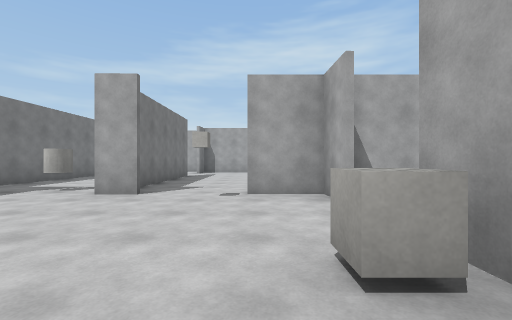
[1] (above)

21 first-person views from a walk through a 3-D level made in the Unity game engine. The camera is 1.3 m above the floor, looks level and sees 90° across. The floor is counted in squares, 2 m on a side. Each view is taken from the middle of a square. On the plan, view 1 faces up. The plan holds only what a view shows up to about 9 squares ahead; the rest is blank. The player character is not drawn. Surface patterns are stand-ins for the level's own textures.

[2]
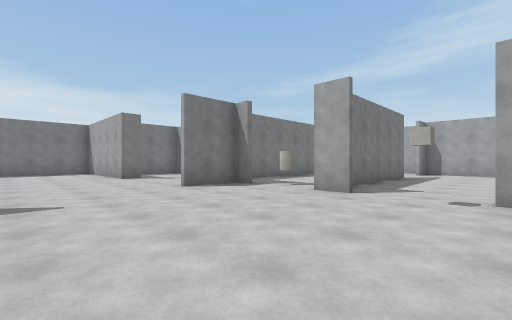

[3]
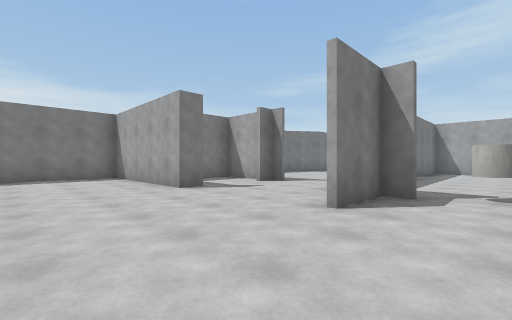

[4]
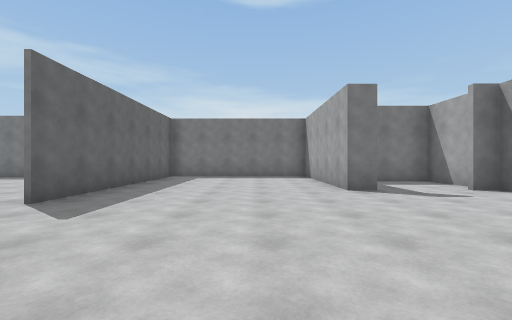

[5]
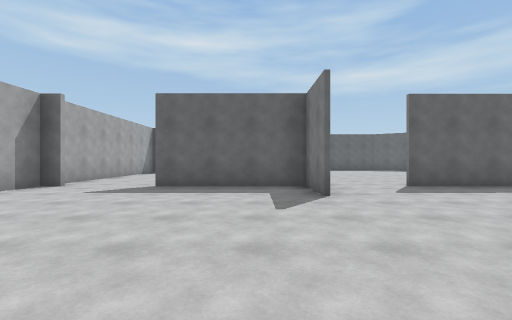

[6]
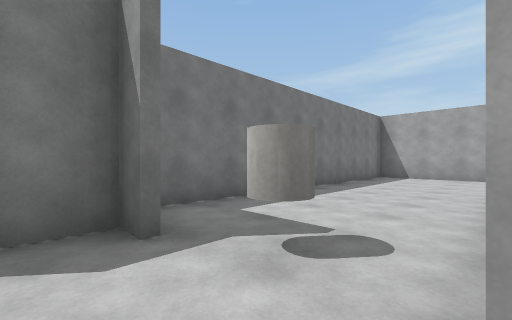

[7]
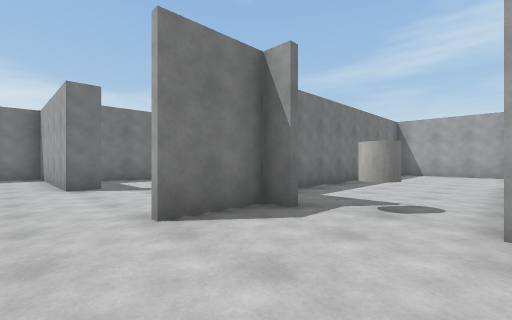

[8]
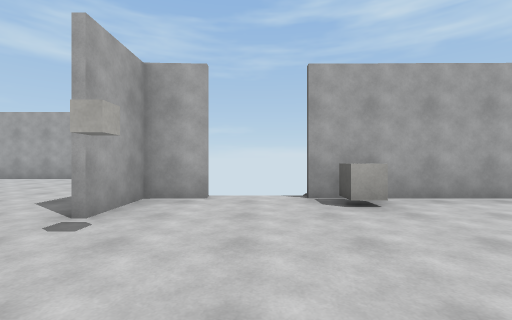

[9]
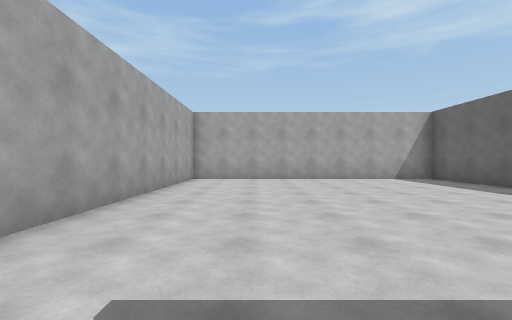

[10]
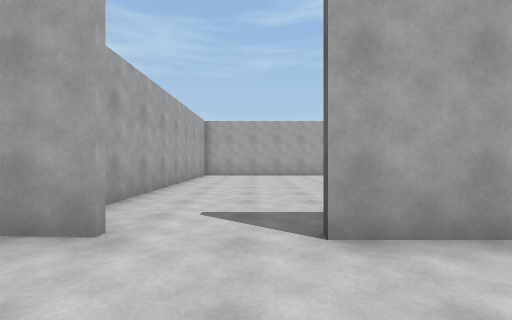

[11]
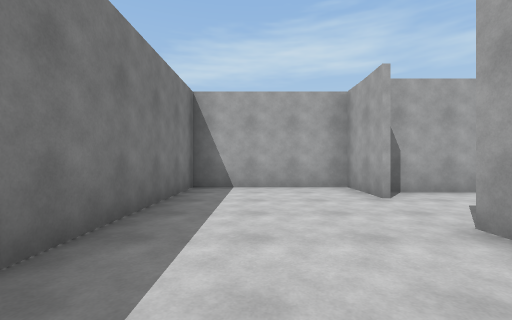

[12]
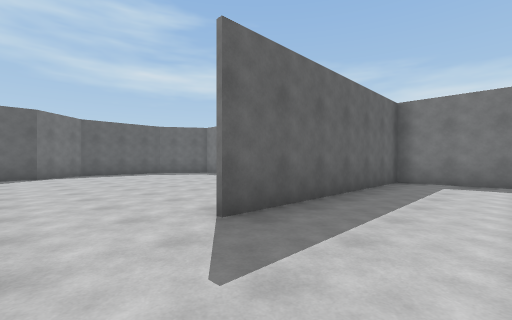

[13]
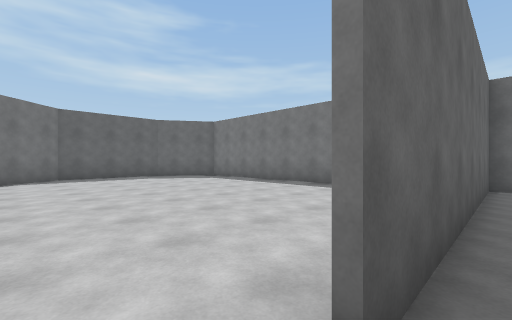

[14]
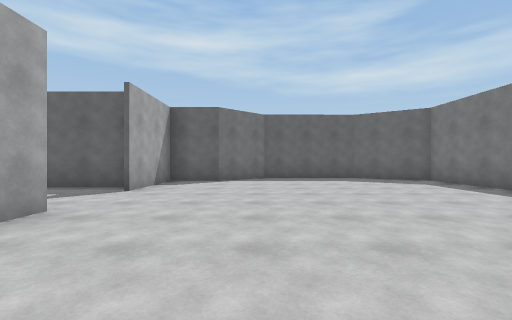

[15]
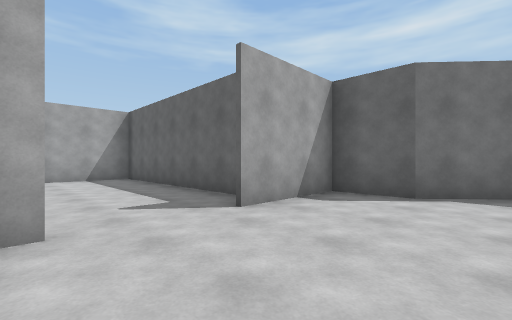

[16]
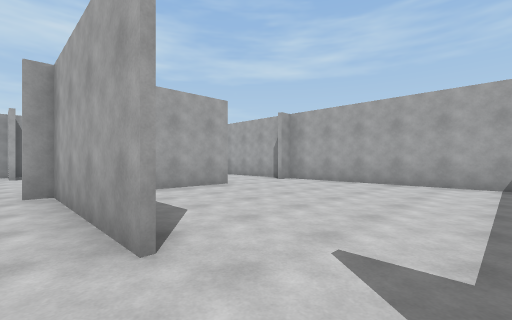

[17]
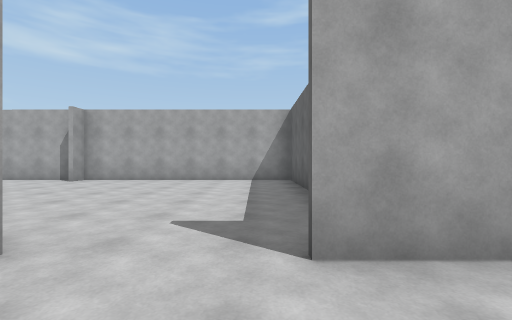

[18]
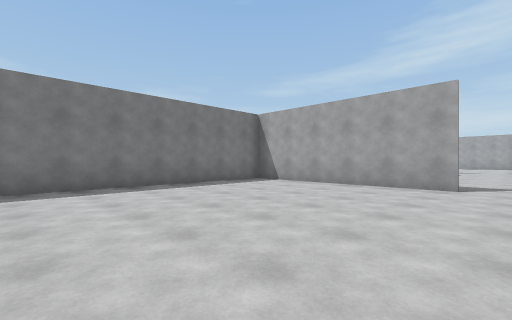

[19]
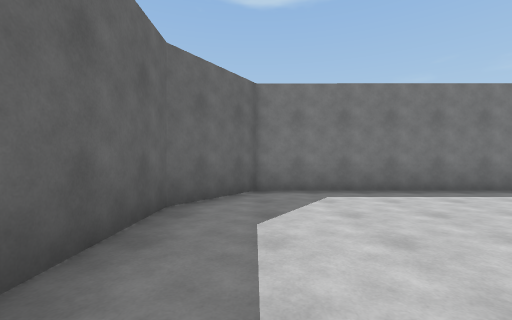

[20]
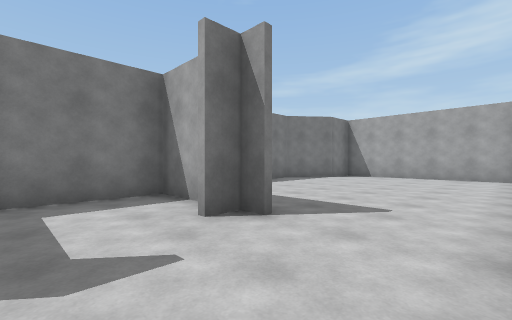

[21]
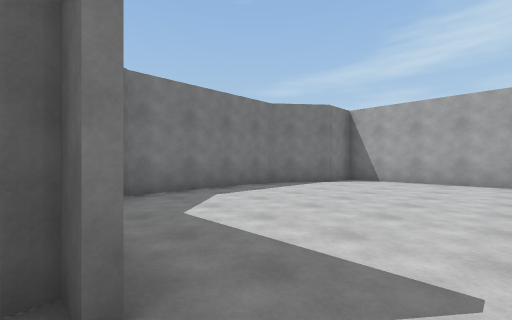

### Floor plan
Points are (right, up) in squares from view 1. A wall is a line through its corners. A room is listed if a view was taken in it or the views show most of it. See-through windows are left out.
Room 1 (views 1, 2, 3, 4, 5, 6, 7, 8, 10, 11, 12, 13, 20, 21)
walls: (-5.1, 4.9) (-5.7, 4.9) (-5.7, 3.1); (-2.2, 4.9) (-3.1, 4.9); (-5.1, -0.6) (-5.1, -2.4); (-9.5, 3.6) (-9.5, 3) (-14.1, 3) (-14.1, -2.3) (-7.7, -2.3); (-9, 6.2) (-9.5, 6.2) (-9.5, 5.6); (-5.1, -2.3) (-1.5, -2.3); (-10.1, 6.2) (-11.7, 6.2) (-11.7, 4); (-2.9, 8.9) (-2.9, 10.5); (1.3, 3.8) (1.3, 4.9) (-0.2, 4.9); (0.8, -2.3) (1.4, -2.3); (3.1, 4.9) (1.9, 4.9); (1.3, -2.6) (1.3, 0.4); (-2.9, 12.2) (-2.9, 14.1) (-6.5, 14.1) (-6.5, 5.5)
ways out: opening at (-3, 11.5) to room 2; opening at (-1.5, 5) to room 2; opening at (-6.5, -2) to room 3; opening at (-0.5, -2) to room 4; opening at (-8.5, 6) to room 5
objects: other object (-4, 6); other object (1, 1) to (1, 2)
Room 2 (view 9)
walls: (-2.8, 9.9) (-2.8, 6.1); (2.9, 5) (5.7, 5) (5.7, 13.1) (-2.4, 13.1)
ways out: opening at (-3, 11.5) to room 1; opening at (-1.5, 5) to room 1
Room 3 (views 14, 15, 16, 17, 18, 19)
walls: (-5.3, -6.4) (-5.3, -2.4); (-7.7, -2.4) (-13.5, -2.4) (-13.5, -11) (-11.6, -12.2) (-8.3, -12.2) (-6.9, -10.9) (-5.3, -10.9) (-5.3, -8.2); (-5.1, -2.4) (-5.9, -2.4)
ways out: opening at (-6.5, -2) to room 1; opening at (-5, -7.5) to room 4
Room 4 (no view inside)
walls: (-1.5, -2.4) (-3.6, -2.4); (-4.9, -9.1) (1.3, -9.1) (1.3, -2.6); (1.3, -2.4) (0.8, -2.4)
ways out: opening at (-0.5, -2) to room 1; opening at (-5, -7.5) to room 3
Room 5 (no view inside)
walls: (-7, 14.1) (-11.7, 14.1) (-11.7, 13) (-12.9, 11.5) (-12.9, 7.6)
ways out: opening at (-8.5, 6) to room 1

Positions as (right, up) in squares from view 1, and headings:
1: (0, 0), facing up
2: (0, 0), facing up-left
3: (-4, 0), facing up-left
4: (-4, 1), facing left
5: (-4, 4), facing down
6: (-3, 4), facing up-left
7: (-3, 2), facing up-left
8: (-3, 3), facing right
9: (-3, 11), facing right
10: (-5, 11), facing right
11: (-5, 8), facing up
12: (-6, 0), facing down-left
13: (-7, -2), facing down-left
14: (-8, -3), facing down
15: (-8, -6), facing down-right
16: (-6, -8), facing up-right
17: (-7, -8), facing right
18: (-7, -9), facing up-left
19: (-8, -11), facing left
20: (-7, 4), facing up-left
21: (-8, 6), facing up-left
